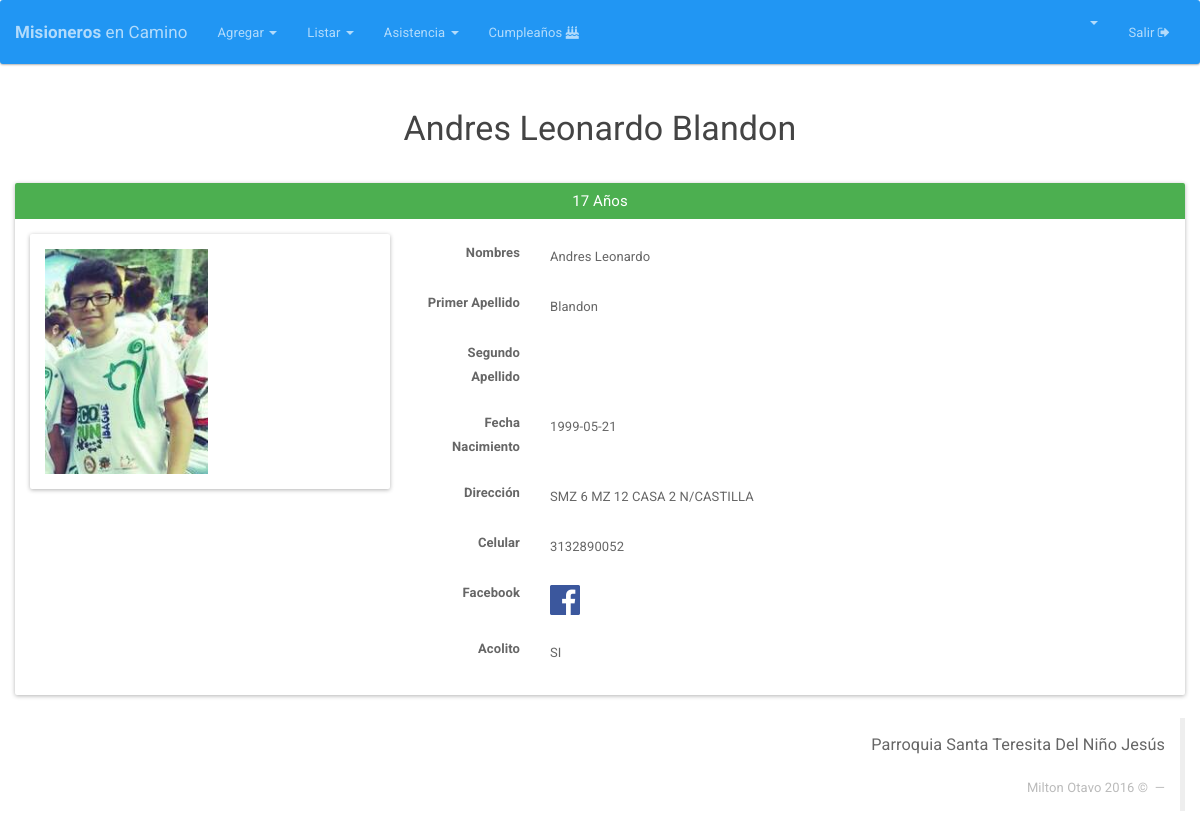
Page /Integrantes/ver/1 (signed in) on the earlier database version.
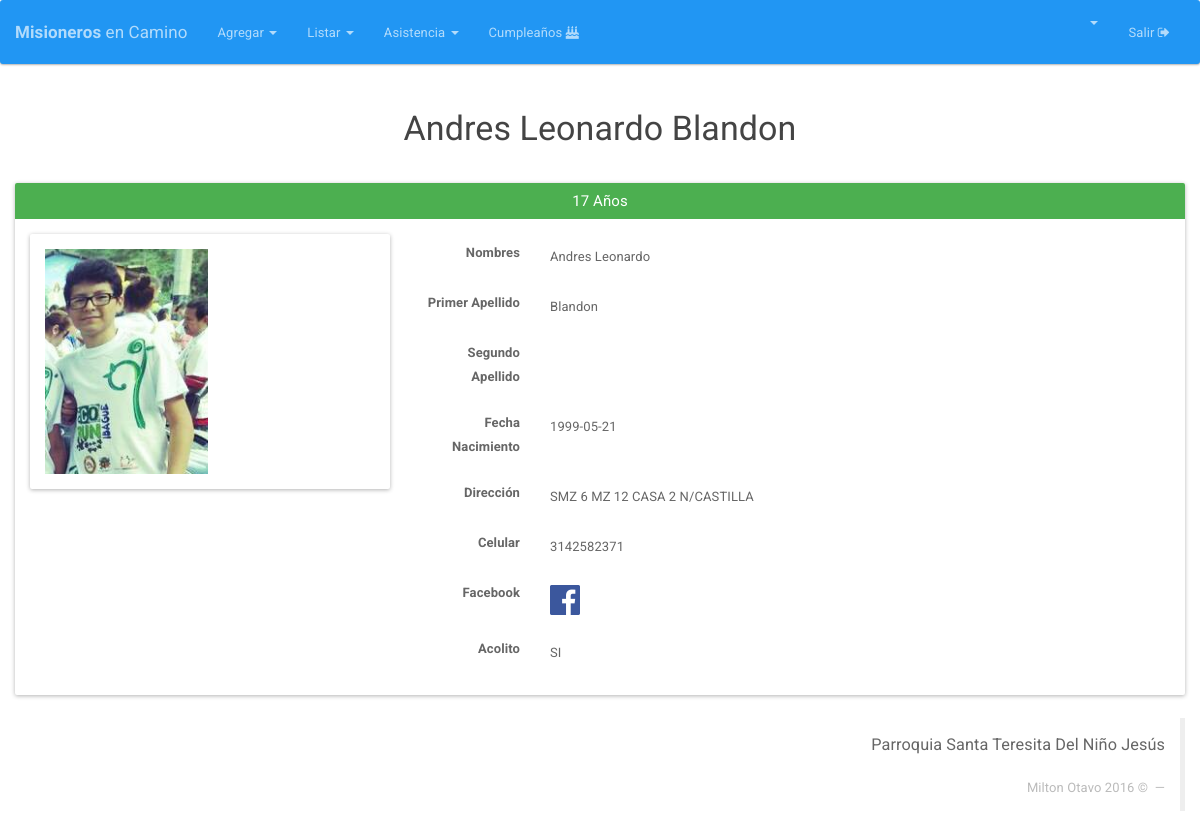
Same page on the later database version.
### tables this page shows
CREATE TABLE IF NOT EXISTS `integrante` (
  `DOCUMENTO` int(12) NOT NULL AUTO_INCREMENT,
  `NOMBRES` varchar(25) NOT NULL,
  `PRIMER_APELLIDO` varchar(15) NOT NULL,
  `SEGUNDO_APELLIDO` varchar(15) DEFAULT NULL,
  `GENERO` varchar(2) DEFAULT NULL,
  `FECHA_NACIMIENTO` date NOT NULL,
  `DIRECCION` varchar(50) DEFAULT NULL,
  `CELULAR` varchar(200) DEFAULT NULL,
  `CORREO` varchar(50) DEFAULT NULL,
  `ACOLITO` tinyint(1) DEFAULT NULL,
  `COORDINADOR` tinyint(1) DEFAULT NULL,
  `IMAGEN` longtext,
  `FECHA_INGRESO` date DEFAULT NULL,
  `FECHA_REGISTRO` timestamp NOT NULL DEFAULT CURRENT_TIMESTAMP ON UPDATE CURRENT_TIMESTAMP,
  PRIMARY KEY (`DOCUMENTO`)
);

### Core/Config/Request.php (called while the page is built, shortened)
<?php namespace Core\Config;
class Request{
	private $controlador;
	private $metodo;
	private $argumento;
	public function __construct(){
		if(isset($_GET['url'])){
			$ruta = filter_input(INPUT_GET, 'url', FILTER_SANITIZE_URL);
			$ruta = explode("/", $ruta);
			$ruta = array_filter($ruta);
			if($ruta[0] == "index.php"){
				$this->controlador = "Login";
			}else{
				$this->controlador = strtolower(array_shift($ruta));
			}
			$this->metodo = strtolower(array_shift($ruta));
			$this->argumento = $ruta;
		}else{
			$this->controlador = "Login";
			$this->metodo = "index";
		}
	}
	public function getControlador(){
		return $this->controlador;
	}
	public function getMetodo(){
		return $this->metodo;
	}
	public function getArgumento(){
		return $this->argumento;
	}
}
?>

### index.php (called while the page is built, shortened)
<?php
if (isset($_SESSION['app_id'])) {
	require_once "Core/Models/Conexion.php";
}
Core\Config\Enrutador::run(new Core\Config\Request());
?>

### Core/Models/Conexion.php (called while the page is built, shortened)
<?php namespace Core\Models;
	class Conexion{
		private $datos= array (
				"host"=>DB_HOST,
				"user"=>DB_USER,
				"pass"=>DB_PASS,
				"db"=>DB_NAME
			);
		private $db;
		public function __construct()
		{
			$this->db = new \mysqli(
					$this->datos['host'],
					$this->datos['user'],
					$this->datos['pass'],
					$this->datos['db']
				);
			$this->db-> set_charset("utf8");
		}
		public function consultaRetorno($sql){
			$datos = $this->db->query($sql);
			return $datos;
		}
	}
 ?>

### Core/Controllers/IntegrantesController.php (called while the page is built, shortened)
<?php namespace Core\Controllers;
class IntegrantesController{
	private $integrante;
	public function __construct(){
		$this->integrante = new Integrante();
	}
	public function ver($id){
		if (isset($id)) {
			$this->integrante->__set("documento", $id);
			$datos=$this->integrante->view();
			return $datos;
		}
	}
}
?>

### Core/Models/Integrante.php (called while the page is built, shortened)
<?php namespace Core\Models;
class Integrante {
	private $documento;
	private $db;
	public function __construct(){
		$this->db = new Conexion();
	}
	public function view(){
		$sql="SELECT i.*, YEAR(CURDATE())-YEAR(i.FECHA_NACIMIENTO) + IF(DATE_FORMAT(CURDATE(),'%m-%d') > DATE_FORMAT(i.FECHA_NACIMIENTO,'%m-%d'), 0, -1) AS EDAD_ACTUAL FROM integrante i WHERE DOCUMENTO='{$this->documento}'";
		$datos = $this->db->consultaRetorno($sql);
		$row = mysqli_fetch_assoc($datos);
		return $row;
	}
}
?>

### HTML/Integrantes/ver.php (the view, shortened to what this page needs)
  <html>
  <head>
  	<?php include(HTML_DIR.'/overall/header.php') ?>
  </head>
  <body>
  	<?php include(HTML_DIR.'/overall/nav.php') ?>
  	<div  class="container-fluid">
  		<h3  align="center"><?php echo $datos['NOMBRES'] ." ". $datos['PRIMER_APELLIDO']." ". $datos['SEGUNDO_APELLIDO'] ; ?></h3>
  		<br>
  		<div class="panel panel-success">
  			<div class="panel-heading">
  				<h3 class="panel-title" align="center"> <?php echo  $datos['EDAD_ACTUAL'] . " " . "Años";    ?></h3>
  			</div>
  			<div class="panel-body">
  				<div class="row">
  					<div class="col-md-4">
  						<div class="panel panel-default">
  							<div class="panel-body">
  								<img class="img-responsive" src="<?php echo URL;?>HTML/Integrantes/avatars/<?php echo  !empty($datos['IMAGEN']) ? $datos['IMAGEN'] : 'no-image.png'    ; ?>" required>
  							</div>
  						</div>
  					</div>
  					<div class="col-md-8">
  						<div class="form-horizontal" >
                <div class="form-group">
                 <label for="inputNombres" class="col-lg-2 control-label">Nombres</label>
                 <div class="ver col-lg-10">
                  <?php echo $datos['NOMBRES']; ?>
                </div>
              </div>
              <div class="form-group">
               <label for="inputPrimerApellido" class="col-lg-2 control-label">Primer Apellido</label>
               <div class="ver col-lg-10">
                <?php echo $datos['PRIMER_APELLIDO']; ?>
              </div>
            </div>
            <div class="form-group">
             <label for="inputSegundoApellido" class="col-lg-2 control-label">Segundo Apellido</label>
             <div class="ver col-lg-10">
            </div>
          </div>
          <div class="form-group">
           <label for="inputFechaNacimiento" class="col-lg-2 control-label">Fecha Nacimiento</label>
           <div class="ver col-lg-10">
            <?php echo $datos['FECHA_NACIMIENTO']; ?>
          </div>
        </div>
        <div class="form-group">
         <label for="inputDireccion" class="col-lg-2 control-label">Dirección</label>
         <div class="ver col-lg-10">
          <?php echo $datos['DIRECCION']; ?>
        </div>
      </div>
      <div class="form-group">
       <label for="inputCelular" class="col-lg-2 control-label">Celular</label>
       <div class="ver col-lg-10">
        <?php echo $datos['CELULAR']; ?>
      </div>
    </div>
    <div class="form-group">
     <label for="inputEmail" class="col-lg-2 control-label">Facebook</label>
     <div class="ver col-lg-10">
      <a href="https://www.facebook.com/<?php echo $datos['CORREO']; ?>" target="_blank">
       <img src="<?php echo URL; ?>Views/images/Facebook_logo.png" width="30px">
     </a>
   </div>
 </div>
 <div class="form-group">
   <label class="col-lg-2 control-label">Acolito</label>
   <div class="ver col-lg-10">
    <?php echo ($datos['ACOLITO']=='1') ? "SI" : "NO" ?>
  </div>
</div>
</div>
</div>
</div>
</div>
</div>
</div>
<?php include(HTML_DIR.'/overall/footer.php') ?>
</body>
</html>

### Core/Config/Enrutador.php (shortened to what this page needs)
<?php namespace Core\Config;
class Enrutador
{
	public static function run(Request $request){
		$controlador = ucwords($request->getControlador()) . "Controller";
		$ruta = ROOT . "Core". DS . "Controllers" . DS . $controlador .".php";
		$metodo = $request->getMetodo();
		$argumento = $request->getArgumento();
		if(is_readable($ruta)){
			$controlador = new $mostrar;
			if(!isset($argumento) and method_exists($controlador,$metodo) ){
				$datos = call_user_func(array($controlador, $metodo));
			}elseif(method_exists($controlador,$metodo)){
				$datos = call_user_func_array(array($controlador, $metodo), $argumento);
			}
		}
		$ruta = ROOT . "HTML" . DS . ucwords($request->getControlador()) . DS . $request->getMetodo() . ".php";
		if(is_readable($ruta)){
			if (!empty($_SESSION['app_id'])) {
				require_once $ruta;
			} else {
				header("Location:" . URL);
			}
		}else{
			if ($request->getMetodo()!='listarasistencia') {
			}
		}
	}
}
?>

### HTML/overall/header.php (shortened to what this page needs)
<link rel="stylesheet" type="text/css" href="<?php echo URL; ?>Views/bootstrap/css/bootstrap.min.css">
<link rel="stylesheet" href="<?php echo URL; ?>Views/fontawesome/css/font-awesome.min.css">
<link rel="stylesheet" type="text/css" href="<?php echo URL; ?>Views/css/general.css">

### HTML/overall/nav.php (shortened to what this page needs)
<nav class="navbar navbar-inverse">
  <div class="container-fluid">
    <div class="navbar-header">
      <a class="navbar-brand" style="font-size: 17px" href="<?php echo URL; ?>Integrantes"><b>Misioneros</b> en Camino</a>
    </div>
    <div class="collapse navbar-collapse" id="bs-example-navbar-collapse-2">
      <ul class="nav navbar-nav">
        <li class="dropdown">
          <a href="#" class="dropdown-toggle" data-toggle="dropdown" role="button" aria-expanded="false"> Agregar <span class="caret"></span></a>
        </li>
      </ul>
      <ul class="nav navbar-nav">
        <li class="dropdown">
          <a href="#" class="dropdown-toggle" data-toggle="dropdown" role="button" aria-expanded="false"> Listar <span class="caret"></span></a>
        </li>
      </ul>
      <ul class="nav navbar-nav">
        <li class="dropdown">
          <a href="#" class="dropdown-toggle" data-toggle="dropdown" role="button" aria-expanded="false"> Asistencia <span class="caret"></span></a>
        </li>
      </ul>
      <ul class="nav navbar-nav">
       <li><a href="<?php echo URL; ?>birthday"> Cumpleaños  <i class="fa fa-birthday-cake" aria-hidden="true"></i></a></li>
     </ul>
     <ul class="nav navbar-nav navbar-right">
      <li class="dropdown">
        <a href="#" class="dropdown-toggle" data-toggle="dropdown" role="button" aria-expanded="false"> <b><?php echo ucwords(strtolower($_SESSION['nombre'])); ?> </b>  <span class="caret"></span></a>
      </li>
      <li><a href="<?php echo URL; ?>Logout">  Salir  <i class="fa fa-sign-out" aria-hidden="true"></i></a></li>
    </ul>
  </div>
</div>
</nav>

### HTML/overall/footer.php (shortened to what this page needs)
<div class="col-md-12">
  <blockquote  class="blockquote-reverse">
    <p>Parroquia Santa Teresita Del Niño Jesús</p>
    <footer>Milton Otavo <?php echo date("Y"); ?>  &copy; </footer>
  </blockquote>
</div>

### Views/css/general.css (style rules this page uses)
.ver { padding-top:11px; }
label { font-weight: bold; }

Differences in the rows shown:
changed integrante "Andres Leonardo": CELULAR "3132890052" → "3142582371"
